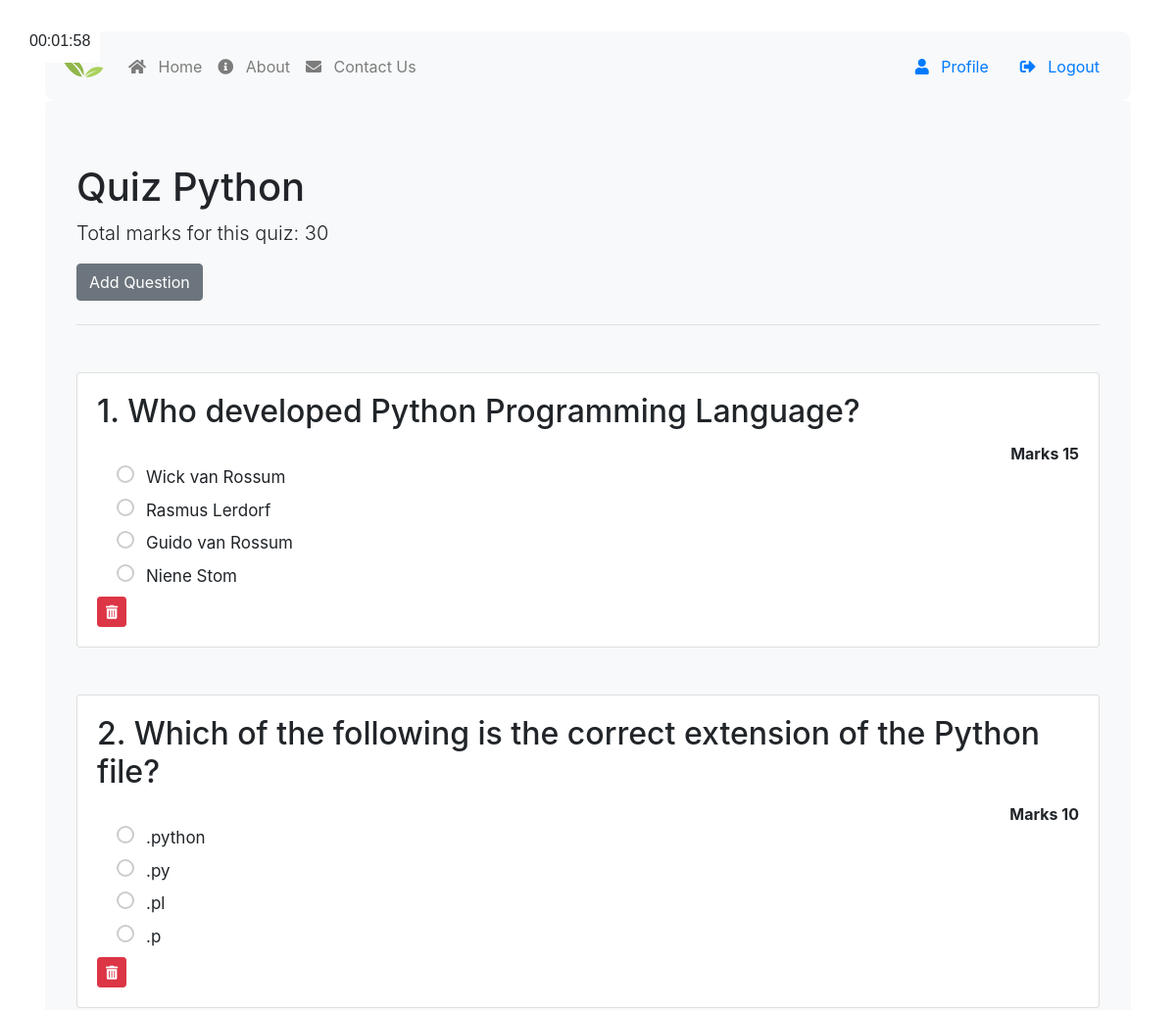
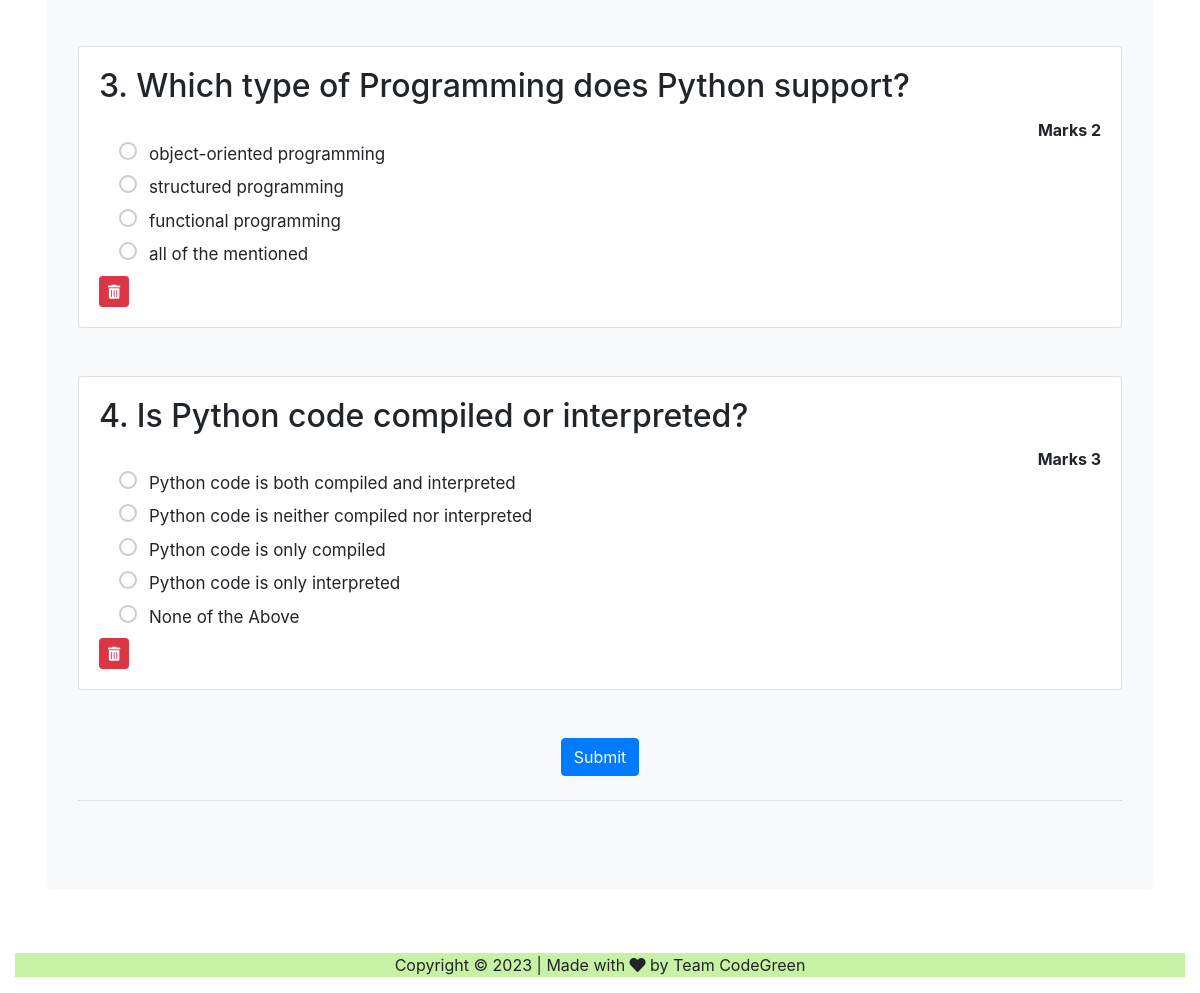
Page /quiz/2/ (signed in) on the committed database (2 pictures, top to bottom).
### users/models.py (models this page shows, shortened)
class Quiz(models.Model):
    name = models.CharField(max_length=255)

class Question(models.Model):
    text = models.CharField(max_length=255)
    quiz = models.ForeignKey(Quiz, on_delete=models.CASCADE)
    marks = models.PositiveIntegerField(default=1)
    explanation = models.TextField()
    lmore = models.TextField()

class Answer(models.Model):
    text = models.CharField(max_length=255)
    question = models.ForeignKey(Question, on_delete=models.CASCADE)
    is_correct = models.BooleanField(default=False)

### users/views.py (the view, shortened to what this page needs)
# urls.py: path('quiz/', views.quiz_list, name='quiz_list'),
@login_required
def quiz(request, quiz_id):
    quiz = Quiz.objects.get(id=quiz_id)
    questions = quiz.question_set.all()
    quiz_responses = QuizResponse.objects.filter(quiz=quiz)
    if quiz_responses:
        quiz_responses.delete()
    if request.user.is_staff:
        quiz_result = QuizResult.objects.filter(user=request.user,quiz_id=quiz_id).first()
        if quiz_result:
            quiz_result.delete()
    else:
        quiz_result = QuizResult.objects.filter(user=request.user, quiz_id=quiz_id).first()
        if quiz_result:
            messages.error(request, 'You have already taken this quiz.')
            return redirect('results', quiz_id=quiz_id)
    total_marks = sum(question.marks for question in questions)
    return render(request, 'users/quiz.html', {'quiz': quiz, 'questions': questions,'total_marks': total_marks})

### users/templates/users/quiz.html (shortened to what this page needs)
{% extends "users/base.html" %}
{% block content %}
{% load static %}
<div class="jumbotron bg-light text-left">
	{% if user.is_authenticated %}
	<link rel="stylesheet" href="https://cdnjs.cloudflare.com/ajax/libs/twitter-bootstrap/4.6.0/css/bootstrap.min.css">
	<link href='https://cdnjs.cloudflare.com/ajax/libs/font-awesome/4.7.0/css/font-awesome.min.css' rel='stylesheet'>
	<link rel="stylesheet" href="{% static 'styles/quiz.css' %}">
	<h1 class="display-5 text-left">Quiz {{ quiz.name }}</h1>
	<p class="lead text-left">Total marks for this quiz: {{ total_marks }}</p>
	{% if user.is_staff or user.is_superuser %}
	<a href="{% url 'add-question' quiz.id %}" class="btn btn-secondary">Add Question</a>
	{% endif %}
	<hr class="my-4">
	<form id="quiz-form" method="post" action="{% url 'quiz' quiz.id %}">
		{% for question in questions %}
		<div class="card my-5">
			<div class="card-body">
				<h2 class="card-title">{{ forloop.counter }}. {{ question.text }}</h2>
				<div class="text-right">
					<strong>Marks {{ question.marks }}</strong>
				</div>
				{% for answer in question.answer_set.all %}
				<div class="form-check">
					<label class="form-check-label">
						<div class="myradio">
							<label for="answer_{{ answer.id }}" class="myradio__label">{{ answer.text }}</label>
						</div>
					</label>
				</div>
				{% endfor %}
				{% if user.is_staff or user.is_superuser %}
				<a href="{% url 'delete_question' quiz_id=quiz.id question_id=question.id %}"
					class="btn btn-danger btn-sm"><i class="fas fa-trash-alt"></i></a>
				{% endif %}
			</div>
		</div>
		{% endfor %}
		<div class="text-center">
			<input type="submit" value="Submit" class="btn btn-primary">
			<hr class="my-4">
		</div>
	</form>
</div>
{% endif %}
{% endblock content %}

### static/styles/base.css (style rules this page uses)
a { color: rgba(0,0,0,0.5) }
body { background-image: url("https://jooinn.com/images/leaf-background-2.jpg"); background-repeat: repeat-y; background-attachment: fixed; background-size: cover; }

### static/styles/quiz.css (style rules this page uses)
.myradio__label { display: inline-block; position: relative; padding-left: 30px; margin-right: 15px; font-size: 17px; cursor: pointer; }
.myradio__label:before { content: ""; display: inline-block; position: absolute; left: 0; top: 0; width: 18px; height: 18px; border: 2px solid #ccc; border-radius: 50%; }
.myradio__label:before { -webkit-transition: all 0.3s ease-in-out; transition: all 0.3s ease-in-out; }

### rows in the picture
Quiz: name "Python"
Question: text "Who developed Python Programming Language?", marks "15"
Answer: text "Wick van Rossum"
Answer: text "Rasmus Lerdorf"
Answer: text "Guido van Rossum"
Answer: text "Niene Stom"
Question: text "Which of the following is the correct extension of the Python file?", marks "10"
Answer: text ".python"
Answer: text ".py"
Answer: text ".pl"
Answer: text ".p"
Question: text "Which type of Programming does Python support?", marks "2"
Answer: text "object-oriented programming"
Answer: text "structured programming"
Answer: text "functional programming"
Answer: text "all of the mentioned"
Question: text "Is Python code compiled or interpreted?", marks "3"
Answer: text "Python code is both compiled and interpreted"
Answer: text "Python code is neither compiled nor interpreted"
Answer: text "Python code is only compiled"
Answer: text "Python code is only interpreted"
Answer: text "None of the Above"

### other values in the picture
{{ total_marks }} "30"
